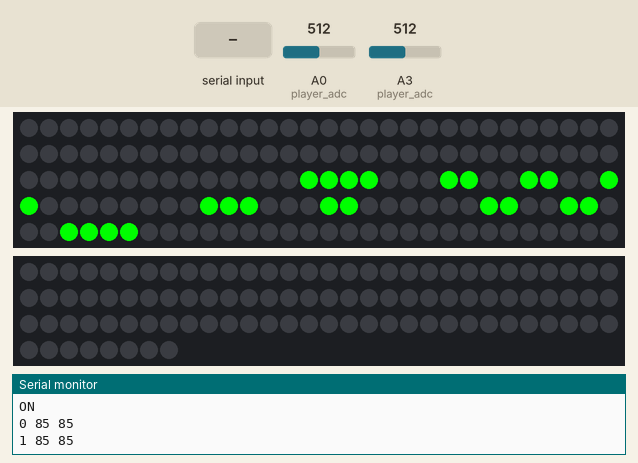
A sketch run on a simulated Arduino Uno, built with avr-gcc and run on an emulated ATmega328P. Parts: 150 RGB LEDs in strip order, left to right, continuing on the next row, 98 RGB LEDs in strip order, left to right, continuing on the next row, the last lines printed to the serial monitor. The test bench sets the inputs (shaded band); at power-on: A0 (player_adc) = 512, A3 (player_adc) = 512. Colours are those a GRB WS2812 strip shows for the declared byte order; random numbers use the default seed unless the sketch sets one.

Above: at 1.4 s.
1.5 s: "s,45\n" received over Serial
At 4.28 s:
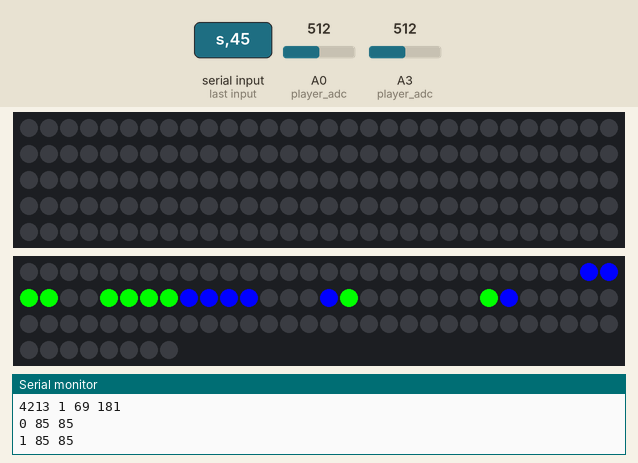
4.5 s: A0 (player_adc) set to 716
At 5.6 s:
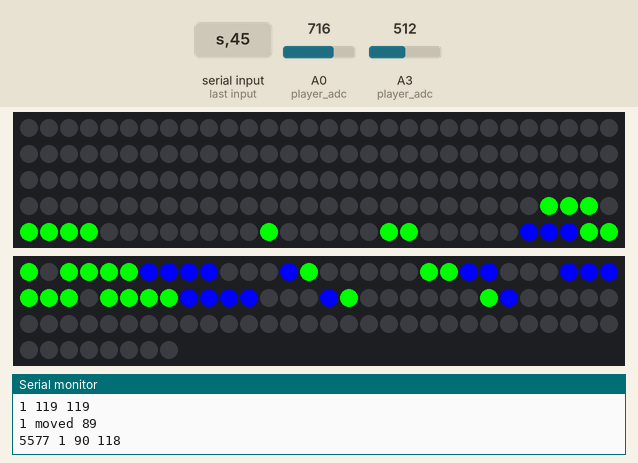
6.5 s: A3 (player_adc) set to 716
At 15.95 s:
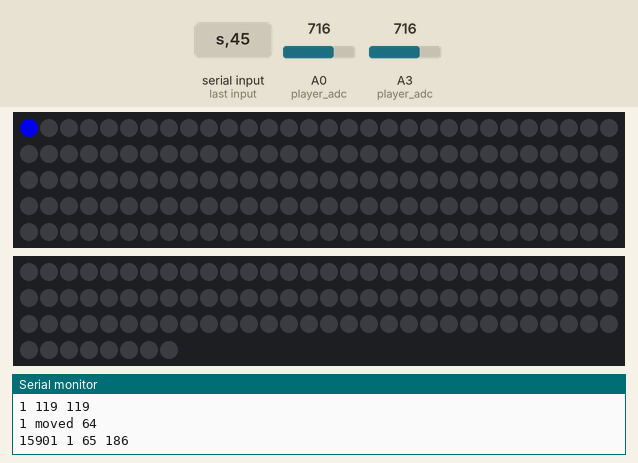

The sketch:

pixel-tower-xmas.ino
```cpp
#include "FastLED.h"
#include "digits.h"
#include "track.h"


// How many leds in your strip?
#define NUM_LEDS_1 150
#define NUM_LEDS_2 98

#define NUM_LEDS NUM_LEDS_1 + NUM_LEDS_2

#define LEDS_PER_ROW 8
#define NUM_ROWS 31


// For led chips like Neopixels, which have a data line, ground, and power, you just
// need to define DATA_PIN.  For led chipsets that are SPI based (four wires - data, clock,
// ground, and power), like the LPD8806 define both DATA_PIN and CLOCK_PIN
#define DATA_PIN_1 7
#define DATA_PIN_2 8

#define BIKE1 A3
#define BIKE2 A0

#define PLAYER_ONE_START 0
#define PLAYER_TWO_START 62

#define NUM_STEPS 62

#define PLAYER_ONE_FINISH 61
#define PLAYER_TWO_FINISH 123


//#define PLAYER_START_LEN 2


enum {RED_PLAYER, BLUE_PLAYER};

enum {WAITING, COUNT_DOWN, START_GAME, PLAYING, WIN, LOSE, END_GAME };

int state = WAITING;


CRGB leds[NUM_LEDS];

CRGB player_colour[] = {CRGB::Blue, CRGB::Red};

int player_start[] = {PLAYER_ONE_START, PLAYER_TWO_START};
int player_end[] = {PLAYER_ONE_START, PLAYER_TWO_START};
int player_finish[] = {PLAYER_ONE_FINISH, PLAYER_TWO_FINISH};


unsigned long last_twinkle = millis();
unsigned long last_move = millis();

unsigned char hue = 0;
unsigned int delay_time = 100;
unsigned char fade_rate = 100;
unsigned long last_grow = millis();

int player_energy[] = {0, 0};
int player_adc[] = {BIKE1, BIKE2};

int max_energy[] = {110, 110};


void fadeAll()  {
	for (int i = 0; i < NUM_LEDS; i++) {
		leds[i].nscale8(fade_rate);

	}
	FastLED.show();
}

void light_row(int row, CRGB colour) {

	if (row > NUM_ROWS) {
		return;
	}

	for (int i = 0; i <  LEDS_PER_ROW; i++) {
		int pixel = (LEDS_PER_ROW * row) + i;
		leds[NUM_LEDS - pixel - 1] = colour;
	}

}


void show_digit(int digit, int start_row) {
	//FastLED.clear();

	for (int row = 0; row < 8; row++) {
		if (start_row + row >= 0 ) {
			byte line = DIGITS[digit][row];

			//Serial.println(line);
			int col = 0;
			for (byte mask = 00000001; mask > 0; mask <<= 1) { //iterate through bit mask
				//int pixel = ((start_row + row) * 8) +  col;
				int pixel  = ((start_row + row) * 8) + (7 - col);

				if ((start_row + row) % 2) {
					//pixel  = ((start_row + row) * 8) + (7 - col);
					pixel = ((start_row + row) * 8) +  col;//pixel += 1;
				}

				if (line & mask) {
					leds[pixel] = CRGB::Red;
					//Serial.print("*");
				} else {
					//Serial.print(" ");
					leds[pixel] = CRGB::Black;
				}
				//Serial.println(pixel);

				col++;
			}
		}
		//Serial.println();
	}
	FastLED.show();
}


void drawPlayer(int pid) {

	// Serial.print(pid);
	// Serial.print(" ");
	// Serial.print(player_start[pid]);
	// Serial.print(" ");
	// Serial.print(player_end[pid]);
	// Serial.print(" ");
	// Serial.println(TRACK[player_end[pid]]);


	for (int i = player_start[pid]; i <= player_end[pid]; i++) {
		// Serial.print(pid);
		// Serial.print(" ");
		// Serial.println(TRACK[i]);
		leds[TRACK[i]] = player_colour[pid];
	}


}


void movePlayer(int player_id) {
	//Increment player token
	//player_start[player_id]++;
	player_end[player_id]++;

	// if (player_end[player_id] >= player_finish[player_id] ) {
	// 	player_end[player_id] = player_finish[player_id];
	// }

	last_move = millis();
	Serial.print(last_move);
	Serial.print(" ");
	Serial.print(player_id);
	Serial.print(" ");
	Serial.print(player_end[player_id]);
	Serial.print(" ");
	Serial.println(TRACK[player_end[player_id]]);


}


void processSerial() {
	while (Serial.available()) {
		char inChar = (char) Serial.read();
		unsigned int val;
		switch (inChar) {
		case 's':
			val = (unsigned int) Serial.parseInt();

			Serial.print("s");
			if (val > 1) {
				delay_time = val;
				Serial.print("delay: ");
				Serial.println(val);
			}

			// get the new byte:
			break;
		case 'f':
			Serial.print("f");
			val = (unsigned int) Serial.parseInt();

			if (val < 256 && val > 1) {
				fade_rate = val;
				Serial.print("fade: ");
				Serial.println(val);
			}

			break;
		case 'd':
			FastLED.clear();
			val = (unsigned int) Serial.parseInt();

			if (val == 10) {
				Serial.println(0);
				FastLED.clear();
				show_digit(0, 8);
			}

			if (val > 0 && val < 10) {
				Serial.println(val);
				show_digit(val, 8);
			}

			break;

		case 'x':
			state = COUNT_DOWN;
			break;
		case 'q':
			movePlayer(RED_PLAYER);
			drawPlayer(BLUE_PLAYER);
			drawPlayer(RED_PLAYER);
			FastLED.show();

			break;
		case 'p':
			movePlayer(BLUE_PLAYER);
			drawPlayer(RED_PLAYER);
			drawPlayer(BLUE_PLAYER);
			FastLED.show();

			break;

		}


	}

}


void serialEvent() {
	processSerial();

}

void readADC(int pid) {

	int val = analogRead(player_adc[pid]) / 6;
	if (val > 30) {
		player_energy[pid] += val;

		Serial.print(pid);
		Serial.print(" ");
		Serial.print(val);
		Serial.print(" ");
		Serial.println(player_energy[pid]);

	}

	if (player_energy[pid] > max_energy[pid]) {
		Serial.print(pid);
		Serial.print(" moved ");
		Serial.println(player_end[pid]);
		player_energy[pid] = 0;
		movePlayer(pid);
		//drawPlayer(pid);

	}

}


void testScreen() {
	for (int i = 0; i < NUM_ROWS; i++) {
		hue = map(i, 0, NUM_ROWS, 0, 160);
		light_row(i, CHSV(hue, 255, 255));

	}
	FastLED.show();

	//unsigned long start_time = millis();
	while (leds[NUM_LEDS - 3].r > 0 ) {
		fadeAll();
		delay(30);
	}

}


void drawPixel(int x, int y, CRGB color) {

	int pixel = ((LEDS_PER_ROW) * (y) ) + x;

	if (y % 2) {
		pixel  = ((LEDS_PER_ROW) * (y) ) + (LEDS_PER_ROW - 1 - x);
		//pixel += 1;
	}

	leds[pixel] = color;

}


void resetGame() {
	//Reset player positions
	player_start[0] = PLAYER_ONE_START;
	player_end[0] = PLAYER_ONE_START;

	player_start[1] = PLAYER_TWO_START;
	player_end[1] = PLAYER_TWO_START;

	player_energy[0] = 0;
	player_energy[1] = 0;

	FastLED.clear();
	FastLED.show();
	fade_rate = 100;
	last_grow = millis();
	last_move = millis();
	Serial.println("Reset Game");
}


int check_winner () {
	if (player_end[0] >= player_finish[0] ) {
		Serial.println("Blue Wins");
		return 1;
	}
	if (player_end[1] >= player_finish[1] ) {
		Serial.println("Red Wins");
		return 2;
	}
	return 0;
}


int matrix_row = NUM_ROWS;
int matrix_col = random(LEDS_PER_ROW);

CRGB matrix_color = player_colour[0];

void matrix() {

	for (int i = 0; i < NUM_LEDS; i++) {
		leds[i].nscale8(230);
	}

	if (matrix_row <= 0) {
		matrix_row = NUM_ROWS;
		matrix_col = random(LEDS_PER_ROW);
		if (matrix_color == player_colour[0]) {
			matrix_color  = player_colour[1];
		} else {
			matrix_color = player_colour[0];
		}
		//hue += 128;
	}

	if (millis() - last_twinkle > 300) {
		last_twinkle = millis();
		matrix_row--;
		int pixel = ((LEDS_PER_ROW) * (matrix_row) ) + matrix_col;

		if (matrix_row % 2) {
			pixel  = ((LEDS_PER_ROW) * (matrix_row) ) + (LEDS_PER_ROW - 1 - matrix_col);
			//pixel += 1;
		}
		leds[NUM_LEDS - pixel - 1] =  matrix_color; //CHSV(hue, 255, 255);

		FastLED.show();

	}


}


void setup() {


	Serial.begin(115200);
	Serial.println("ON");

	//FastLED.addLeds<NEOPIXEL, DATA_PIN>(leds, NUM_LEDS);
	FastLED.addLeds<WS2812, DATA_PIN_1, RGB>(leds, 0, NUM_LEDS_1);
	FastLED.addLeds<WS2812, DATA_PIN_2, RGB>(leds, NUM_LEDS_1, NUM_LEDS_2);

	testScreen();
	FastLED.clear();
	FastLED.show();


}


void colours() {
	hue += 1;
	CRGB col = CHSV(hue, 255, 255);
	for (int i = 0; i < NUM_LEDS; i++) {
		leds[i] = col;
	}
	FastLED.show();
}

void wait(unsigned int dt) {
	unsigned long start_time = millis();
	while (millis() - start_time <  dt) {
		processSerial();
		delay(1);
	}
}

//Show 3 to 1 count_down
void count_down() {
	FastLED.clear();
	// FastLED.show();
	show_digit(3, 8);
	delay(1000);
	show_digit(2, 8);
	delay(1000);
	show_digit(1, 8);
	delay(1000);
	FastLED.clear();
	FastLED.show();


}


int count = 0;


void show_logo() {
	count = random(23) * 8;
	for (int j = 0; j < 8; j++) {
		byte line = M_LOGO[j];

		//Serial.println(line);

		for (byte mask = 00000001; mask > 0; mask <<= 1) { //iterate through bit mask

			if (line & mask) {
				leds[count] = CRGB::Red;
				//Serial.print("*");
			} else {
				//Serial.print(" ");
				leds[count] = CRGB::Black;
			}
			count++;
		}
		///Serial.println();
	}
	FastLED.show();
}


unsigned long setia_delay = millis();
void loop() {


	switch (state) {

	case WAITING:
		fade_rate = 240;
		fadeAll();
		if (millis() - setia_delay > 100) {
			//show_logo();
			matrix();
			//showSetia();
			setia_delay = millis();
		}
		//matrix();
		//noisyFire();
		readADC(RED_PLAYER);
		readADC(BLUE_PLAYER);

		if (player_energy[0] > 5 || player_energy[1] > 5) {
			state = COUNT_DOWN;
		}
		wait(100);
		break;
	case COUNT_DOWN:
		count_down();
		state = START_GAME;
		break;

	case START_GAME:
		resetGame();
		state = PLAYING;
		drawPlayer(RED_PLAYER);
		drawPlayer(BLUE_PLAYER);
		last_move = millis();
		break;

	case PLAYING:
		FastLED.clear();
		readADC(RED_PLAYER);
		readADC(BLUE_PLAYER);

		//FastLED.show();
		//drawTrack();

		drawPlayer(RED_PLAYER);
		drawPlayer(BLUE_PLAYER);
		FastLED.show();
		if (check_winner()) {
			state = WIN;
			break;
		}

		// Timeout game after 30s
		if (millis() - last_move > 30000) {
			Serial.println("Timeout");
			resetGame();
			//Show winner
			state = WAITING;
			fade_rate = 150;
			FastLED.clear();
			//show_logo();
			for (int i = 0 ; i < 20; i++) {
				fadeAll();
				delay(100);
			}

		}

		wait(delay_time);

		break;

	case WIN:
		for (int i = 0 ; i < 10; i++) {
			fadeAll();
			delay(10);
		}
		//RED Wins
		if (check_winner() ==  1) {
			for (int i = 0; i < TRACK_LEN; i++) {
				leds[TRACK[i]] = player_colour[0];
			}

		}
		// Blue Wins
		if (check_winner() ==  2) {
			for (int i = 0; i < TRACK_LEN; i++) {
				leds[TRACK[i]] = player_colour[1];
			}

		}
		FastLED.show();

		for (int i = 0 ; i < 50; i++) {
			fade_rate = 240;
			fadeAll();
			delay(100);
		}

		resetGame();
		//Show winner
		state = WAITING;
		fade_rate = 150;
		FastLED.clear();
		//show_logo();
		for (int i = 0 ; i < 20; i++) {
			fadeAll();
			delay(100);
		}

		break;
	case END_GAME:

		break;
	}


}


// void show_letter(int letter, int start_row) {
// 	//FastLED.clear();

// 	for (int row = 0; row < 8; row++) {
// 		if (start_row + row >= 0 ) {
// 			byte line = SETIA[letter][row];

// 			//Serial.println(line);
// 			int col = 0;
// 			for (byte mask = 00000001; mask > 0; mask <<= 1) { //iterate through bit mask
// 				//int pixel = ((start_row + row) * 8) +  col;
// 				int pixel  = ((start_row + row) * 8) + (7 - col);

// 				if ((start_row + row) % 2) {
// 					//pixel  = ((start_row + row) * 8) + (7 - col);
// 					pixel = ((start_row + row) * 8) +  col;//pixel += 1;
// 				}

// 				if (pixel > 0 && pixel < NUM_LEDS) {
// 					if (line & mask) {
// 						leds[pixel] = CRGB::Blue;
// 						//Serial.print("*");
// 					} else {
// 						//Serial.print(" ");
// 						leds[pixel] = CRGB::Black;
// 					}

// 				}

// 				//Serial.println(pixel);

// 				col++;
// 			}
// 		}
// 		//Serial.println();
// 	}
// 	//FastLED.show();
// }
// int setia_line = 32;

// void showSetia() {
// 	FastLED.clear();
// 	show_letter(4, setia_line + 32);
// 	show_letter(3, setia_line + 24);
// 	show_letter(2, setia_line + 16);
// 	show_letter(1, setia_line + 8);
// 	show_letter(0, setia_line);


// 	FastLED.show();
// 	setia_line--;
// 	if (setia_line < -32) {
// 		setia_line = 32;
// 	}
// }
// //check that doesn't wrap around 0
// if (player_end[pid] > player_start[pid]) {

// 	for (int i = TRACK_LEN - 1; i >= player_end[pid]; i--) {
// 		leds[TRACK[i]] = player_colour[pid];
// 	}

// 	for (int i = 0; i <= player_start[pid]; i++ ) {
// 		leds[TRACK[i]] = player_colour[pid];
// 	}

// }
// void drawTrack() {
// 	for (int i = 0; i < TRACK_LEN; i++) {
// 		leds[TRACK[i]] = CRGB(10, 10, 10);
// 	}
// }
```

digits.h
```cpp
#ifndef __INC_DIGITS_H
#define __INC_DIGITS_H

const byte M_LOGO[8] =
{
  B00000000,
  B01000010,
  B11100111,
  B11111111,
  B11011011,
  B11000011,
  B11000011,
  B11000011
};


const byte DIGITS[][8] = {
  {
    B00000000,
    B00111100,
    B01100110,
    B01101110,
    B01110110,
    B01100110,
    B01100110,
    B00111100
  }, {
    B00000000,
    B00011000,
    B00011000,
    B00111000,
    B00011000,
    B00011000,
    B00011000,
    B01111110
  }, {
    B00000000,
    B00111100,
    B01100110,
    B00000110,
    B00001100,
    B00110000,
    B01100000,
    B01111110
  }, {
    B00000000,
    B00111100,
    B01100110,
    B00000110,
    B00011100,
    B00000110,
    B01100110,
    B00111100
  }, {
    B00000000,
    B00001100,
    B00011100,
    B00101100,
    B01001100,
    B01111110,
    B00001100,
    B00001100
  }, {
    B00000000,
    B01111110,
    B01100000,
    B01111100,
    B00000110,
    B00000110,
    B01100110,
    B00111100
  }, {
    B00000000,
    B00111100,
    B01100110,
    B01100000,
    B01111100,
    B01100110,
    B01100110,
    B00111100
  }, {
    B00000000,
    B01111110,
    B01100110,
    B00001100,
    B00001100,
    B00011000,
    B00011000,
    B00011000
  }, {
    B00000000,
    B00111100,
    B01100110,
    B01100110,
    B00111100,
    B01100110,
    B01100110,
    B00111100
  }, {
    B00000000,
    B00111100,
    B01100110,
    B01100110,
    B00111110,
    B00000110,
    B01100110,
    B00111100
  }
};
const int DIGITS_LEN = sizeof(DIGITS) / 8;

const byte SETIA[][8] = {
  {
    B01111000,
    B11001100,
    B11100000,
    B01110000,
    B00011100,
    B11001100,
    B01111000,
    B00000000
  }, {
    B11111110,
    B01100010,
    B01101000,
    B01111000,
    B01101000,
    B01100010,
    B11111110,
    B00000000
  }, {
    B11111100,
    B10110100,
    B00110000,
    B00110000,
    B00110000,
    B00110000,
    B01111000,
    B00000000
  }, {
    B01111000,
    B00110000,
    B00110000,
    B00110000,
    B00110000,
    B00110000,
    B01111000,
    B00000000
  }, {
    B00110000,
    B01111000,
    B11001100,
    B11001100,
    B11111100,
    B11001100,
    B11001100,
    B00000000
  }
};
const int SETIA_LEN = sizeof(SETIA) / 8;


#endif
```

track.h
```cpp
#ifndef __INC_TRACK_H
#define __INC_TRACK_H


const unsigned char TRACK[] = {
// -----------------------------------------
// Player one

  204,  // Trunk
  195,

 	188, // 1st Branch
  189,
  190,
  191,

  179,
  178,
  177,

  172,
  173,

  163,

  156,  // 2nd Branch
  157,
  158,
  159,

  147,
  146,
  145,

  140,
  141,

  131,

  124,  // 3rd Branch
  125,
  126,
  127,

  115,
  114,
  113,

  108,
  109,

  99,

  92, // 4th Branch
  93,
  94,
  95,

  83,
  82,
  81,

  76,
  77,

  67,

  60, // 5th Branch
  61,
  62,
  63,

  51,
  50,
  49,

  44,
  45,

  35,

  28, // 6th Branch
  29,
  30,
  31,

  19,
  18,
  17,

  12,
  13,

  3,

  //--------------------------------------------------------
  // Player Two

  203, //Trunk
  196,

  187, // Branch 1
  186,
  185,
  184,

  180,
  181,
  182,

  171,
  170,

  164,

  155,  // Branch 2
  154,
  153,
  152,

  148,
  149,
  150,

  139,
  138,

  132,

  123,  // Branch 3
  122,
  121,
  120,

  116,
  117,
  118,

  107,
  106,

  100,

  91,   // Branch 4
  90,
  89,
  88,

  84,
  85,
  86,

  75,
  74,

  68,

  59,   // Branch 5
  58,
  57,
  56,

  52,
  53,
  54,

  43,
  42,

  36,

  27,   // Branch 6
  26,
  25,
  24,

  20,
  21,
  22,

  11,
  10,

  4,


};
const int TRACK_LEN = 124;
#endif
```
